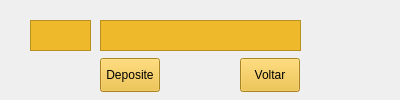
<?xml version="1.0" encoding="UTF-8"?>
<ui version="4.0">
 <class>MainWindow</class>
 <widget class="QMainWindow" name="MainWindow">
  <property name="geometry">
   <rect>
    <x>0</x>
    <y>0</y>
    <width>400</width>
    <height>100</height>
   </rect>
  </property>
  <property name="minimumSize">
   <size>
    <width>400</width>
    <height>100</height>
   </size>
  </property>
  <property name="maximumSize">
   <size>
    <width>400</width>
    <height>100</height>
   </size>
  </property>
  <property name="windowTitle">
   <string>Deposito</string>
  </property>
  <widget class="QWidget" name="centralwidget">
   <widget class="QLabel" name="label">
    <property name="geometry">
     <rect>
      <x>0</x>
      <y>0</y>
      <width>401</width>
      <height>121</height>
     </rect>
    </property>
    <property name="styleSheet">
     <string notr="true">background-image: url(:/Deposito/Deposit.png);</string>
    </property>
    <property name="text">
     <string/>
    </property>
   </widget>
   <widget class="QPushButton" name="pushButton">
    <property name="geometry">
     <rect>
      <x>100</x>
      <y>58</y>
      <width>60</width>
      <height>34</height>
     </rect>
    </property>
    <property name="styleSheet">
     <string notr="true">background-color: rgb(238, 186, 43);</string>
    </property>
    <property name="text">
     <string>Deposite</string>
    </property>
   </widget>
   <widget class="QPushButton" name="pushButton_2">
    <property name="geometry">
     <rect>
      <x>240</x>
      <y>58</y>
      <width>60</width>
      <height>34</height>
     </rect>
    </property>
    <property name="styleSheet">
     <string notr="true">background-color: rgb(238, 186, 43);</string>
    </property>
    <property name="text">
     <string>Voltar</string>
    </property>
   </widget>
   <widget class="QTextEdit" name="textEdit">
    <property name="geometry">
     <rect>
      <x>100</x>
      <y>20</y>
      <width>201</width>
      <height>31</height>
     </rect>
    </property>
    <property name="font">
     <font>
      <pointsize>11</pointsize>
     </font>
    </property>
    <property name="styleSheet">
     <string notr="true">background-color: rgb(238, 186, 43);</string>
    </property>
    <property name="html">
     <string>&lt;!DOCTYPE HTML PUBLIC &quot;-//W3C//DTD HTML 4.0//EN&quot; &quot;http://www.w3.org/TR/REC-html40/strict.dtd&quot;&gt;
&lt;html&gt;&lt;head&gt;&lt;meta name=&quot;qrichtext&quot; content=&quot;1&quot; /&gt;&lt;meta charset=&quot;utf-8&quot; /&gt;&lt;style type=&quot;text/css&quot;&gt;
p, li { white-space: pre-wrap; }
&lt;/style&gt;&lt;/head&gt;&lt;body style=&quot; font-family:'Segoe UI'; font-size:11pt; font-weight:400; font-style:normal;&quot;&gt;
&lt;p align=&quot;center&quot; style=&quot;-qt-paragraph-type:empty; margin-top:0px; margin-bottom:0px; margin-left:0px; margin-right:0px; -qt-block-indent:0; text-indent:0px; font-size:9pt;&quot;&gt;&lt;br /&gt;&lt;/p&gt;&lt;/body&gt;&lt;/html&gt;</string>
    </property>
   </widget>
   <widget class="QTextEdit" name="conta">
    <property name="geometry">
     <rect>
      <x>30</x>
      <y>20</y>
      <width>61</width>
      <height>31</height>
     </rect>
    </property>
    <property name="font">
     <font>
      <pointsize>11</pointsize>
     </font>
    </property>
    <property name="styleSheet">
     <string notr="true">background-color: rgb(238, 186, 43);</string>
    </property>
    <property name="html">
     <string>&lt;!DOCTYPE HTML PUBLIC &quot;-//W3C//DTD HTML 4.0//EN&quot; &quot;http://www.w3.org/TR/REC-html40/strict.dtd&quot;&gt;
&lt;html&gt;&lt;head&gt;&lt;meta name=&quot;qrichtext&quot; content=&quot;1&quot; /&gt;&lt;meta charset=&quot;utf-8&quot; /&gt;&lt;style type=&quot;text/css&quot;&gt;
p, li { white-space: pre-wrap; }
&lt;/style&gt;&lt;/head&gt;&lt;body style=&quot; font-family:'Segoe UI'; font-size:11pt; font-weight:400; font-style:normal;&quot;&gt;
&lt;p align=&quot;center&quot; style=&quot;-qt-paragraph-type:empty; margin-top:0px; margin-bottom:0px; margin-left:0px; margin-right:0px; -qt-block-indent:0; text-indent:0px; font-size:9pt;&quot;&gt;&lt;br /&gt;&lt;/p&gt;&lt;/body&gt;&lt;/html&gt;</string>
    </property>
   </widget>
  </widget>
 </widget>
 <resources>
  <include location="../../Path.qrc"/>
 </resources>
 <connections/>
</ui>
